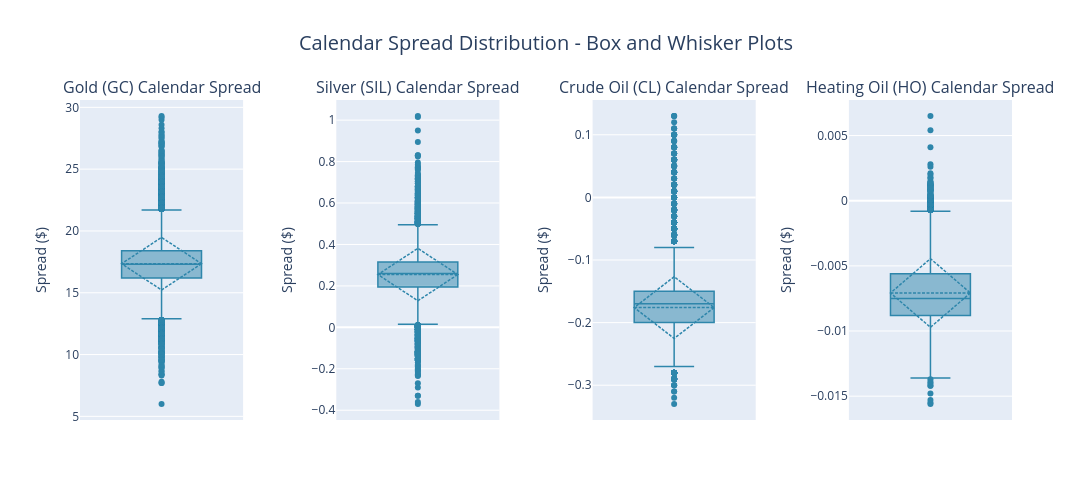

Here is the notebook cell this chart was saved with:
### Markdown cell above
Observing the calendar spreads across the sample, we notice a key difference between gold and the other assets. For gold, the spread remains strictly positive at all times, indicating that the price of the second month futures contract was consistently higher than that of the front month. This persistent positive spread shows that gold was continuously in contango, reflecting a higher and more stable cost of carry compared to the other assets. In contrast, the spreads for the other symbols oscillate from positive to negative values throughout the period. This means that, unlike gold, these assets experienced periods of both contango (second month > front month) and backwardation (front month > second month). Therefore, while most assets alternated between market states, gold stood out as having a uniquely persistent contango structure throughout the entire sample, highlighting its relatively higher and consistent cost of carry.

### Code cell
# Define symbols and their display names
symbols = [
    ("GC", "Gold"),
    ("SIL", "Silver"),
    ("CL", "Crude Oil"),
    ("HO", "Heating Oil"),
]

# Compute statistics for each calendar spread
statistics_data = []

for symbol_code, symbol_name in symbols:
    # Retrieve the merged dataframe for this symbol
    symbol_df = locals()[symbol_code]
    spread_data = symbol_df["calendar_spread"]
    
    # Compute statistics
    mean_value = spread_data.mean()
    median_value = spread_data.median()
    std_dev = spread_data.std()
    min_value = spread_data.min()
    max_value = spread_data.max()
    q1 = spread_data.quantile(0.25)
    q3 = spread_data.quantile(0.75)
    iqr = q3 - q1
    
    # Store statistics in list
    statistics_data.append({
        "Asset": f"{symbol_name} ({symbol_code})",
        "Mean": mean_value,
        "Median": median_value,
        "Std Dev": std_dev,
        "Min": min_value,
        "Max": max_value,
        "Q1": q1,
        "Q3": q3,
        "IQR": iqr,
    })

# Create and display statistics dataframe
stats_df = pd.DataFrame(statistics_data)
stats_df = stats_df.round(4)  # Round to 4 decimal places
display(stats_df)

# Create subplot titles for each symbol's box plot
subplot_titles = []
for symbol_code, symbol_name in symbols:
    subplot_titles.append(f"{symbol_name} ({symbol_code}) Calendar Spread")

# Initialize figure with 1 row and 4 columns
fig = make_subplots(
    rows=1,
    cols=4,
    subplot_titles=tuple(subplot_titles),
    vertical_spacing=0.08,
    horizontal_spacing=0.10,
)

# Define color for box plots
box_color = "#2E86AB"

# Create box plots for each symbol in separate subplots (in 1 row, 4 columns)
for idx, (symbol_code, symbol_name) in enumerate(symbols, start=1):
    row = 1
    col = idx
    
    # Retrieve the merged dataframe for this symbol
    symbol_df = locals()[symbol_code]
    spread_data = symbol_df["calendar_spread"]
    
    # Add box plot to subplot
    fig.add_trace(
        go.Box(
            y=spread_data.values,
            name=f"{symbol_code}",
            boxmean="sd",  # Show mean and standard deviation
            boxpoints="outliers",  # Show outliers
            marker_color=box_color,
            line=dict(color=box_color, width=1.5),
        ),
        row=row,
        col=col,
    )
    
    # Update axis labels
    fig.update_xaxes(title_text="", row=row, col=col, showticklabels=False)
    fig.update_yaxes(title_text="Spread ($)", row=row, col=col)

# Update overall layout with title and dimensions
fig.update_layout(
    title={
        "text": "Calendar Spread Distribution - Box and Whisker Plots",
        "x": 0.5,
        "xanchor": "center",
        "font": {"size": 20},
    },
    height=500,
    width=1350,
    showlegend=False,
)

fig.show()

### Figure 1 — Plotly figure (JSON) as saved in the notebook; plotly's stock layout.template omitted (floating-point values rounded to 4 significant figures; data arrays with more than 128 entries replaced by an {"elided": "..."} marker saying what was removed)
{"data": [{"boxmean": "sd", "boxpoints": "outliers", "line": {"color": "#2E86AB", "width": 1.5}, "marker": {"color": "#2E86AB"}, "name": "GC", "type": "box", "xaxis": "x", "y": {"elided": "13543 float values"}, "yaxis": "y"}, {"boxmean": "sd", "boxpoints": "outliers", "line": {"color": "#2E86AB", "width": 1.5}, "marker": {"color": "#2E86AB"}, "name": "SIL", "type": "box", "xaxis": "x2", "y": {"elided": "7154 float values"}, "yaxis": "y2"}, {"boxmean": "sd", "boxpoints": "outliers", "line": {"color": "#2E86AB", "width": 1.5}, "marker": {"color": "#2E86AB"}, "name": "CL", "type": "box", "xaxis": "x3", "y": {"elided": "13413 float values"}, "yaxis": "y3"}, {"boxmean": "sd", "boxpoints": "outliers", "line": {"color": "#2E86AB", "width": 1.5}, "marker": {"color": "#2E86AB"}, "name": "HO", "type": "box", "xaxis": "x4", "y": {"elided": "9766 float values"}, "yaxis": "y4"}], "layout": {"annotations": [{"font": {"size": 16}, "showarrow": false, "text": "Gold (GC) Calendar Spread", "x": 0.0875, "xanchor": "center", "xref": "paper", "y": 1, "yanchor": "bottom", "yref": "paper"}, {"font": {"size": 16}, "showarrow": false, "text": "Silver (SIL) Calendar Spread", "x": 0.3625, "xanchor": "center", "xref": "paper", "y": 1, "yanchor": "bottom", "yref": "paper"}, {"font": {"size": 16}, "showarrow": false, "text": "Crude Oil (CL) Calendar Spread", "x": 0.6375, "xanchor": "center", "xref": "paper", "y": 1, "yanchor": "bottom", "yref": "paper"}, {"font": {"size": 16}, "showarrow": false, "text": "Heating Oil (HO) Calendar Spread", "x": 0.9125, "xanchor": "center", "xref": "paper", "y": 1, "yanchor": "bottom", "yref": "paper"}], "height": 500, "showlegend": false, "title": {"font": {"size": 20}, "text": "Calendar Spread Distribution - Box and Whisker Plots", "x": 0.5, "xanchor": "center"}, "width": 1350, "xaxis": {"anchor": "y", "domain": [0, 0.175], "showticklabels": false, "title": {"text": ""}}, "xaxis2": {"anchor": "y2", "domain": [0.275, 0.45], "showticklabels": false, "title": {"text": ""}}, "xaxis3": {"anchor": "y3", "domain": [0.55, 0.725], "showticklabels": false, "title": {"text": ""}}, "xaxis4": {"anchor": "y4", "domain": [0.825, 1], "showticklabels": false, "title": {"text": ""}}, "yaxis": {"anchor": "x", "domain": [0, 1], "title": {"text": "Spread ($)"}}, "yaxis2": {"anchor": "x2", "domain": [0, 1], "title": {"text": "Spread ($)"}}, "yaxis3": {"anchor": "x3", "domain": [0, 1], "title": {"text": "Spread ($)"}}, "yaxis4": {"anchor": "x4", "domain": [0, 1], "title": {"text": "Spread ($)"}}}}
